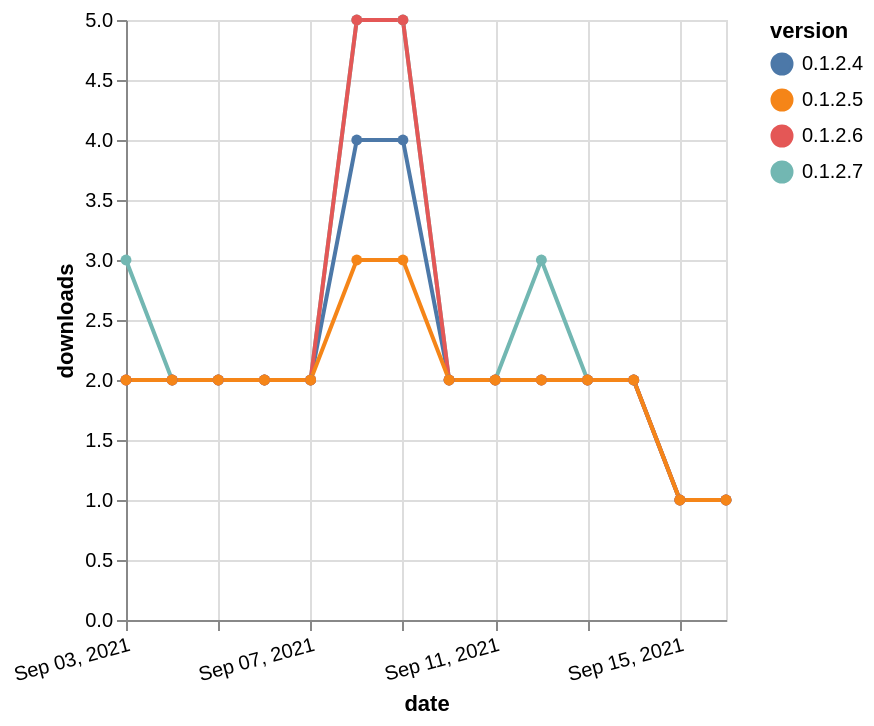

Write the Vega-Lite specification saved for this chart.
### Vega-Lite specification from a JSON file in a GitHub repository (floating-point values rounded to 4 significant figures)
{"$schema": "https://vega.github.io/schema/vega-lite/v5.json", "description": "A simple bar chart with embedded data.", "data": {"values": [{"date": "2021-09-03", "total": 2248, "delta": 3, "version": "0.1.2.7"}, {"date": "2021-09-04", "total": 2250, "delta": 2, "version": "0.1.2.7"}, {"date": "2021-09-05", "total": 2252, "delta": 2, "version": "0.1.2.7"}, {"date": "2021-09-06", "total": 2254, "delta": 2, "version": "0.1.2.7"}, {"date": "2021-09-07", "total": 2256, "delta": 2, "version": "0.1.2.7"}, {"date": "2021-09-08", "total": 2261, "delta": 5, "version": "0.1.2.7"}, {"date": "2021-09-09", "total": 2266, "delta": 5, "version": "0.1.2.7"}, {"date": "2021-09-10", "total": 2268, "delta": 2, "version": "0.1.2.7"}, {"date": "2021-09-11", "total": 2270, "delta": 2, "version": "0.1.2.7"}, {"date": "2021-09-12", "total": 2273, "delta": 3, "version": "0.1.2.7"}, {"date": "2021-09-13", "total": 2275, "delta": 2, "version": "0.1.2.7"}, {"date": "2021-09-14", "total": 2277, "delta": 2, "version": "0.1.2.7"}, {"date": "2021-09-15", "total": 2278, "delta": 1, "version": "0.1.2.7"}, {"date": "2021-09-16", "total": 2279, "delta": 1, "version": "0.1.2.7"}, {"date": "2021-09-03", "total": 3206, "delta": 2, "version": "0.1.2.4"}, {"date": "2021-09-04", "total": 3208, "delta": 2, "version": "0.1.2.4"}, {"date": "2021-09-05", "total": 3210, "delta": 2, "version": "0.1.2.4"}, {"date": "2021-09-06", "total": 3212, "delta": 2, "version": "0.1.2.4"}, {"date": "2021-09-07", "total": 3214, "delta": 2, "version": "0.1.2.4"}, {"date": "2021-09-08", "total": 3218, "delta": 4, "version": "0.1.2.4"}, {"date": "2021-09-09", "total": 3222, "delta": 4, "version": "0.1.2.4"}, {"date": "2021-09-10", "total": 3224, "delta": 2, "version": "0.1.2.4"}, {"date": "2021-09-11", "total": 3226, "delta": 2, "version": "0.1.2.4"}, {"date": "2021-09-12", "total": 3228, "delta": 2, "version": "0.1.2.4"}, {"date": "2021-09-13", "total": 3230, "delta": 2, "version": "0.1.2.4"}, {"date": "2021-09-14", "total": 3232, "delta": 2, "version": "0.1.2.4"}, {"date": "2021-09-15", "total": 3233, "delta": 1, "version": "0.1.2.4"}, {"date": "2021-09-16", "total": 3234, "delta": 1, "version": "0.1.2.4"}, {"date": "2021-09-03", "total": 3214, "delta": 2, "version": "0.1.2.6"}, {"date": "2021-09-04", "total": 3216, "delta": 2, "version": "0.1.2.6"}, {"date": "2021-09-05", "total": 3218, "delta": 2, "version": "0.1.2.6"}, {"date": "2021-09-06", "total": 3220, "delta": 2, "version": "0.1.2.6"}, {"date": "2021-09-07", "total": 3222, "delta": 2, "version": "0.1.2.6"}, {"date": "2021-09-08", "total": 3227, "delta": 5, "version": "0.1.2.6"}, {"date": "2021-09-09", "total": 3232, "delta": 5, "version": "0.1.2.6"}, {"date": "2021-09-10", "total": 3234, "delta": 2, "version": "0.1.2.6"}, {"date": "2021-09-11", "total": 3236, "delta": 2, "version": "0.1.2.6"}, {"date": "2021-09-12", "total": 3238, "delta": 2, "version": "0.1.2.6"}, {"date": "2021-09-13", "total": 3240, "delta": 2, "version": "0.1.2.6"}, {"date": "2021-09-14", "total": 3242, "delta": 2, "version": "0.1.2.6"}, {"date": "2021-09-15", "total": 3243, "delta": 1, "version": "0.1.2.6"}, {"date": "2021-09-16", "total": 3244, "delta": 1, "version": "0.1.2.6"}, {"date": "2021-09-03", "total": 2557, "delta": 2, "version": "0.1.2.5"}, {"date": "2021-09-04", "total": 2559, "delta": 2, "version": "0.1.2.5"}, {"date": "2021-09-05", "total": 2561, "delta": 2, "version": "0.1.2.5"}, {"date": "2021-09-06", "total": 2563, "delta": 2, "version": "0.1.2.5"}, {"date": "2021-09-07", "total": 2565, "delta": 2, "version": "0.1.2.5"}, {"date": "2021-09-08", "total": 2568, "delta": 3, "version": "0.1.2.5"}, {"date": "2021-09-09", "total": 2571, "delta": 3, "version": "0.1.2.5"}, {"date": "2021-09-10", "total": 2573, "delta": 2, "version": "0.1.2.5"}, {"date": "2021-09-11", "total": 2575, "delta": 2, "version": "0.1.2.5"}, {"date": "2021-09-12", "total": 2577, "delta": 2, "version": "0.1.2.5"}, {"date": "2021-09-13", "total": 2579, "delta": 2, "version": "0.1.2.5"}, {"date": "2021-09-14", "total": 2581, "delta": 2, "version": "0.1.2.5"}, {"date": "2021-09-15", "total": 2582, "delta": 1, "version": "0.1.2.5"}, {"date": "2021-09-16", "total": 2583, "delta": 1, "version": "0.1.2.5"}]}, "width": "container", "mark": {"type": "line", "point": {"filled": true}}, "encoding": {"x": {"field": "date", "type": "temporal", "timeUnit": "yearmonthdate", "title": "date", "axis": {"labelAngle": -15}}, "y": {"field": "delta", "type": "quantitative", "title": "downloads"}, "color": {"field": "version", "type": "nominal"}, "tooltip": {"field": "delta"}}}
